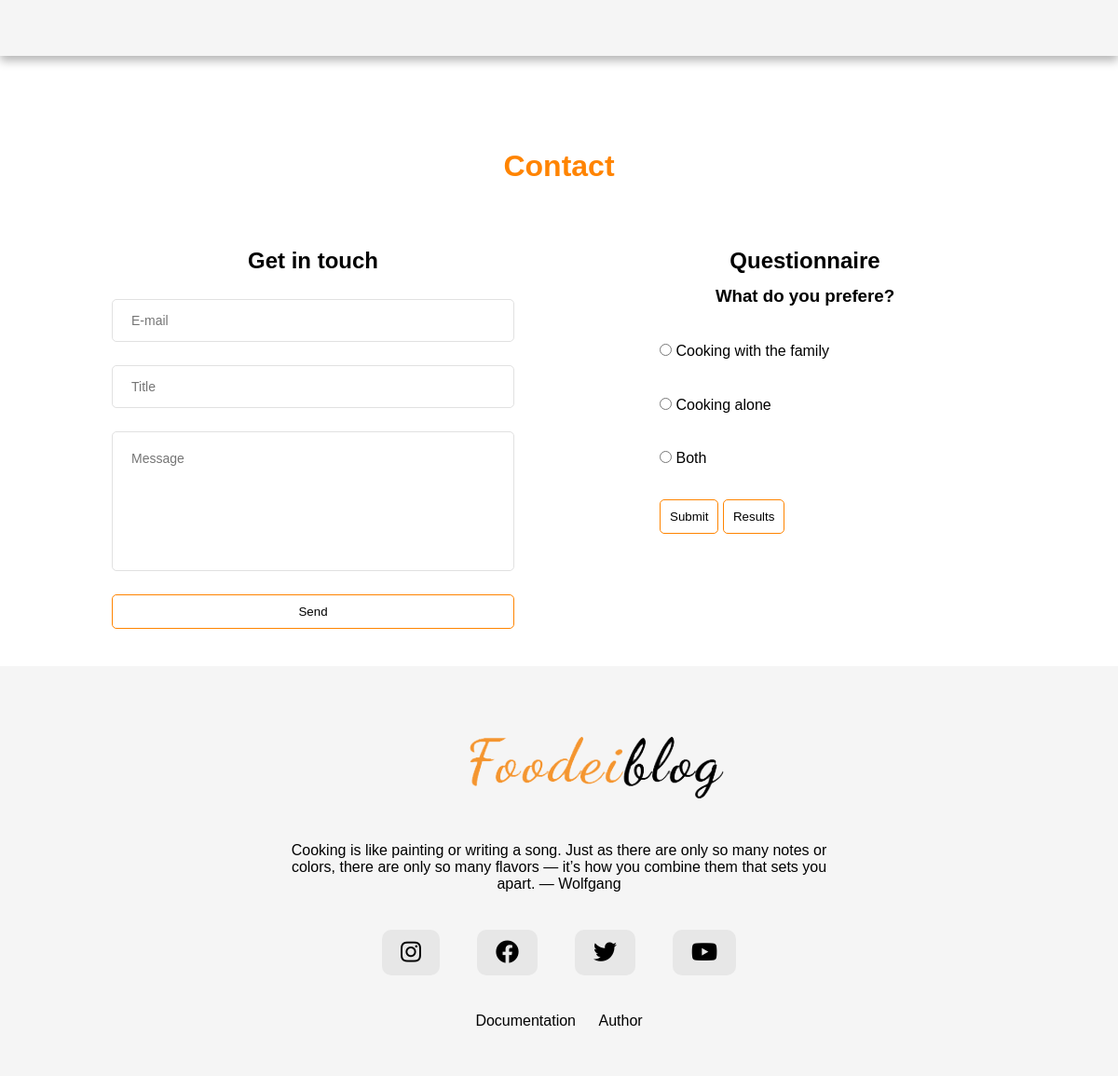
The page /contact.php on the database its author committed.
### tables this page shows
CREATE TABLE `anketa` (
  `idAnkete` int(255) NOT NULL,
  `pitanje` varchar(255) NOT NULL,
  `aktivna` int(1) NOT NULL
);

CREATE TABLE `odgovori` (
  `idOdgovora` int(255) NOT NULL,
  `tekstOdgovora` varchar(255) NOT NULL,
  `idAnkete` int(255) NOT NULL
);

### contact.php (called while the page is built)
<?php
    require_once "view/fixed/head.php";
    require_once "view/fixed/header.php";
    require_once "view/pages/contact.php";
    require_once "view/fixed/footer.php";
?>

### model/anketa.php (called while the page is built, shortened)
<?php
    require_once "konekcija.php";
    $upit="SELECT * FROM anketa WHERE aktivna=1";
    $idOdg=0;
    try{
        $rez=$konekcija->query($upit);
        $anketa=$rez->fetch();
        $idAnkete=$anketa['idAnkete'];
        $odgovori="SELECT * FROM odgovori WHERE idAnkete=:id";
        $priprema=$konekcija->prepare($odgovori);
        $priprema->bindParam(":id",$idAnkete);
        try{
            $priprema->execute();
            $odg=$priprema->fetchAll();
        }
        catch(PDOException $e){
            echo "Server error";
        }
    }
    catch(PDOException $e){
        $code=500;
        echo "Server error";
    }
?>

### view/pages/contact.php (the view, shortened to what this page needs)
<?php
    require_once "model/anketa.php";
?>
<main>
    <div class="naslov naslovPadding">
        <h1>Contact</h1>
    </div>
    <div id="logreg">
        <div id="forma">
            <h2>Get in touch</h2>
            <form action="models/poruka.php" method="post">
                <input type="text" id="email" placeholder="E-mail">
                <input type="text" id="naslov" placeholder="Title">
                <textarea id="poruka" placeholder="Message" ></textarea>
                <input type="button" value="Send" id="btnPoruka">
            </form>
        </div>
        <div id="anketa">
            <h2>Questionnaire</h2>
            <h3><?=$anketa['pitanje']?></h3>
            <div>
                <form action="">
            <?php
                foreach($odg as $o):
            ?>
            <br>
                <input type="radio" name="odgvori" value="<?=$o['idOdgovora']?>"
                <?php
                    if($o['idOdgovora']==$idOdg){
                        echo "checked=true";
                    }
                    if($idOdg!=0){
                        echo "disabled=true";
                    }
                ?>
                > <?=$o['tekstOdgovora']?>
                <br>
            <?php
                endforeach;
            ?>
            <br>
            <input type="button" value="Submit" id="glasaj"
                <?php
                    if($idOdg!=0){
                        echo "disabled=true";
                    }
                ?>
            >
            <input type="button" value="Results" id="rezultatiAnkete">
            </form>
            </div>
        </div>
    </div>
</main>

### assets/css/style.css (style rules this page uses)
* { margin: 0px; padding: 0px; box-sizing: border-box; }
body { font-family: sans-serif; }
.naslov { text-align: center; padding: 75px; }
.naslov h1 { color: #ff8400; }
.post a,.tekst a,#sendBtn,#stranicenje a,input[type='button'],#posaljiRecept input[type='button'],.adminKat a,#tabela a,#drzacSearch input,button,.nekaKlasa input[type='text'] { padding: 10px; text-decoration: none; border: 1px solid #ff8400; color: #000; border-radius: 5px; background-color: #fff; }
.naslovPadding { padding-top: 150px; padding-bottom: 20px; }
main { line-height: 1.8; }
textarea { width: 100%; height: 150px; border-radius: 5px; resize: none; }
#forma textarea,#posaljiRecept textarea { border: 1px solid #e1e1e1; }
#logreg { margin: 0px auto; width: 80%; display: flex; justify-content: space-between; flex-wrap: wrap; padding: 30px 0px; }
.logreg,#forma,#anketa { text-align: center; width: 45%; }
#logreg input[type='text'],#logreg input[type='password'],#posaljiRecept input[type='text'],select { height: 46px; width: 100%; background: transparent; border: 1px solid #e1e1e1; font-size: 14px; color: #444444; padding-left: 20px; margin-top: 20px; margin-bottom: 5px; border-radius: 5px; }
textarea { margin-top: 20px; margin-bottom: 5px; font-size: 14px; padding-left: 20px; padding-top: 20px; }
#anketa div { text-align: left; padding-left: 60px; }
#forma input[type='button'],#posaljiRecept input[type='button'] { width: 100%; margin: 10px 0px; }
input, textarea { font-family: sans-serif; }

### rows shown on the page
anketa: pitanje "What do you prefere?"
odgovori: tekstOdgovora "Cooking with the family"
odgovori: tekstOdgovora "Cooking alone"
odgovori: tekstOdgovora "Both"
